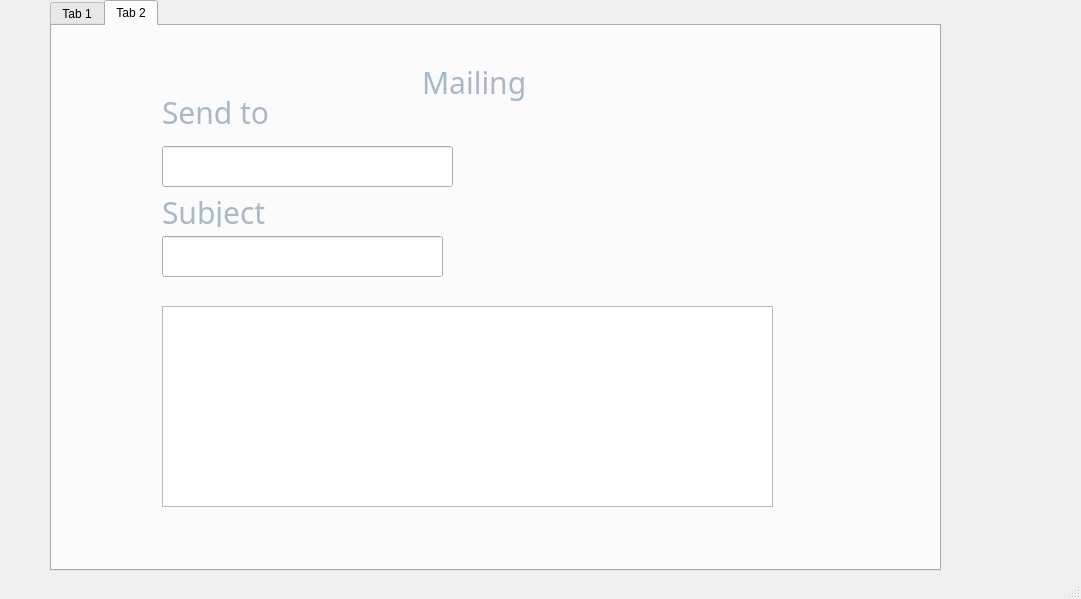
<?xml version="1.0" encoding="UTF-8"?>
<ui version="4.0">
 <class>MainWindow</class>
 <widget class="QMainWindow" name="MainWindow">
  <property name="geometry">
   <rect>
    <x>0</x>
    <y>0</y>
    <width>1081</width>
    <height>599</height>
   </rect>
  </property>
  <property name="windowTitle">
   <string>MainWindow</string>
  </property>
  <widget class="QWidget" name="centralwidget">
   <widget class="QTabWidget" name="tabWidget">
    <property name="geometry">
     <rect>
      <x>50</x>
      <y>0</y>
      <width>891</width>
      <height>571</height>
     </rect>
    </property>
    <property name="currentIndex">
     <number>1</number>
    </property>
    <widget class="QWidget" name="tab">
     <attribute name="title">
      <string>Tab 1</string>
     </attribute>
     <widget class="QFrame" name="frame_2">
      <property name="geometry">
       <rect>
        <x>-20</x>
        <y>10</y>
        <width>1101</width>
        <height>541</height>
       </rect>
      </property>
      <property name="styleSheet">
       <string notr="true">background-color:  #2471a3 ;
border-radius:15px;
</string>
      </property>
      <property name="frameShape">
       <enum>QFrame::StyledPanel</enum>
      </property>
      <property name="frameShadow">
       <enum>QFrame::Raised</enum>
      </property>
      <widget class="QTableView" name="tableView_2">
       <property name="geometry">
        <rect>
         <x>290</x>
         <y>130</y>
         <width>531</width>
         <height>291</height>
        </rect>
       </property>
       <property name="styleSheet">
        <string notr="true">background:white;</string>
       </property>
      </widget>
      <widget class="QLineEdit" name="Linenum">
       <property name="geometry">
        <rect>
         <x>20</x>
         <y>200</y>
         <width>251</width>
         <height>22</height>
        </rect>
       </property>
       <property name="styleSheet">
        <string notr="true">
border-width: 1px; border-radius: 4px;
font-size: 18px;
	border-color: rgb(58, 58, 58);
	border-style: inset;
	padding: 0 8px;
	color:  #000000 ;
	background: #d4e6f1 ;
	selection-background-color:#007b50;
	selection-color: #FFFFFF
;</string>
       </property>
       <property name="text">
        <string>num</string>
       </property>
       <property name="placeholderText">
        <string>CODE</string>
       </property>
      </widget>
      <widget class="QLineEdit" name="linenumposte">
       <property name="geometry">
        <rect>
         <x>20</x>
         <y>240</y>
         <width>251</width>
         <height>22</height>
        </rect>
       </property>
       <property name="styleSheet">
        <string notr="true">
border-width: 1px; border-radius: 4px;
font-size: 18px;
	border-color:rgb(116, 116, 116) ;
	border-style: inset;
	padding: 0 8px;
	color:  #000000 ;
	background: #d4e6f1 ;
	selection-background-color:#007b50;
	selection-color: #FFFFFF
;</string>
       </property>
       <property name="text">
        <string>numposte</string>
       </property>
       <property name="placeholderText">
        <string>NOTE_CL</string>
       </property>
      </widget>
      <widget class="QLineEdit" name="linelieu">
       <property name="geometry">
        <rect>
         <x>20</x>
         <y>290</y>
         <width>251</width>
         <height>22</height>
        </rect>
       </property>
       <property name="styleSheet">
        <string notr="true">
border-width: 1px; border-radius: 4px;
font-size: 18px;
	border-color: rgb(58, 58, 58);
	border-style: inset;
	padding: 0 8px;
	color:  #000000 ;
	background: #d4e6f1 ;
	selection-background-color:#007b50;
	selection-color: #FFFFFF
;</string>
       </property>
       <property name="text">
        <string>Lieu</string>
       </property>
       <property name="placeholderText">
        <string>NOTE_CN</string>
       </property>
      </widget>
      <widget class="QLineEdit" name="linedate">
       <property name="geometry">
        <rect>
         <x>20</x>
         <y>330</y>
         <width>251</width>
         <height>22</height>
        </rect>
       </property>
       <property name="styleSheet">
        <string notr="true">
border-width: 1px; border-radius: 4px;
font-size: 18px;
	border-color: rgb(58, 58, 58);
	border-style: inset;
	padding: 0 8px;
	color:  #000000 ;
	background: #d4e6f1 ;
	selection-background-color:#007b50;
	selection-color: #FFFFFF
;

</string>
       </property>
       <property name="text">
        <string>Date</string>
       </property>
       <property name="placeholderText">
        <string>NOTE_MOTIVATION</string>
       </property>
      </widget>
      <widget class="QLabel" name="label_3">
       <property name="geometry">
        <rect>
         <x>380</x>
         <y>20</y>
         <width>361</width>
         <height>41</height>
        </rect>
       </property>
       <property name="styleSheet">
        <string notr="true">font-family: century gothic;
font-size: 30px;
color: #a9b7c6;
text-align: center;</string>
       </property>
       <property name="text">
        <string>Gestion des rendez-vous</string>
       </property>
      </widget>
      <widget class="QPushButton" name="pushButton">
       <property name="geometry">
        <rect>
         <x>20</x>
         <y>380</y>
         <width>251</width>
         <height>31</height>
        </rect>
       </property>
       <property name="styleSheet">
        <string notr="true">#pushButton{

background-color: black;
border-radius: 4px;
	border-color: rgb(58, 58, 58);
	border-style: inset;
font-family: century gothic;
font-size: 18px;
color: #a9b7c6;
}
#pushButton:hover{
border-style: solid;
	border-top-color: transparent;
	border-right-color: transparent;
	border-left-color: transparent;
	border-bottom-color: #e67e22;
	border-bottom-width: 1px;
	border-bottom-radius: 6px;
	border-style: solid;
	color: #FFFFFF;
	padding-bottom: 2px;
	background-color: green;
}</string>
       </property>
       <property name="text">
        <string>ajouter</string>
       </property>
      </widget>
      <widget class="QPushButton" name="pushButton_2">
       <property name="geometry">
        <rect>
         <x>20</x>
         <y>460</y>
         <width>251</width>
         <height>31</height>
        </rect>
       </property>
       <property name="styleSheet">
        <string notr="true">#pushButton_2{
	background-image: url(:/new/prefix1/res/back.png);

background-color: black;
border-radius: 4px;
	border-color: rgb(58, 58, 58);
	border-style: inset;
font-family: century gothic;
font-size: 18px;
color: #a9b7c6;
}
#pushButton_2:hover{
border-style: solid;
	border-top-color: transparent;
	border-right-color: transparent;
	border-left-color: transparent;
	border-bottom-color: #e67e22;
	border-bottom-width: 1px;
	border-bottom-radius: 6px;
	border-style: solid;
	color: #FFFFFF;
	padding-bottom: 2px;
	background-color: green;
}</string>
       </property>
       <property name="text">
        <string>afficher</string>
       </property>
      </widget>
      <widget class="QPushButton" name="pushButton_3">
       <property name="geometry">
        <rect>
         <x>440</x>
         <y>100</y>
         <width>131</width>
         <height>21</height>
        </rect>
       </property>
       <property name="styleSheet">
        <string notr="true">#pushButton_3{

background-color: black;
border-radius: 4px;
	border-color: rgb(58, 58, 58);
	border-style: inset;
font-family: century gothic;
font-size: 18px;
color: #a9b7c6;
}
#pushButton_3:hover{
border-style: solid;
	border-top-color: transparent;
	border-right-color: transparent;
	border-left-color: transparent;
	border-bottom-color: #e67e22;
	border-bottom-width: 1px;
	border-bottom-radius: 6px;
	border-style: solid;
	color: #FFFFFF;
	padding-bottom: 2px;
	background-color: green;
}</string>
       </property>
       <property name="text">
        <string>chercher</string>
       </property>
      </widget>
      <widget class="QPushButton" name="pushButton_4">
       <property name="geometry">
        <rect>
         <x>290</x>
         <y>460</y>
         <width>171</width>
         <height>21</height>
        </rect>
       </property>
       <property name="styleSheet">
        <string notr="true">#pushButton_4{

background-color: black
;
border-radius: 4px;
	border-color: rgb(58, 58, 58);
	border-style: inset;
font-family: century gothic;
font-size: 18px;
color: #a9b7c6;
}
#pushButton_4:hover{
border-style: solid;
	border-top-color: transparent;
	border-right-color: transparent;
	border-left-color: transparent;
	border-bottom-color: #e67e22;
	border-bottom-width: 1px;
	border-bottom-radius: 6px;
	border-style: solid;
	color: #FFFFFF;
	padding-bottom: 2px;
	background-color: green;
}</string>
       </property>
       <property name="text">
        <string>trier</string>
       </property>
      </widget>
      <widget class="QPushButton" name="pushButton_5">
       <property name="geometry">
        <rect>
         <x>290</x>
         <y>430</y>
         <width>171</width>
         <height>21</height>
        </rect>
       </property>
       <property name="styleSheet">
        <string notr="true">#pushButton_5{

background-color: black;
border-radius: 4px;
	border-color: rgb(58, 58, 58);
	border-style: inset;
font-family: century gothic;
font-size: 18px;
color: #a9b7c6;
}
#pushButton_5:hover{
border-style: solid;
	border-top-color: transparent;
	border-right-color: transparent;
	border-left-color: transparent;
	border-bottom-color: #e67e22;
	border-bottom-width: 1px;
	border-bottom-radius: 6px;
	border-style: solid;
	color: #FFFFFF;
	padding-bottom: 2px;
	background-color: green;
}</string>
       </property>
       <property name="text">
        <string>Envoyer un Mail</string>
       </property>
      </widget>
      <widget class="QLineEdit" name="lineEdit_12">
       <property name="geometry">
        <rect>
         <x>580</x>
         <y>100</y>
         <width>151</width>
         <height>21</height>
        </rect>
       </property>
       <property name="styleSheet">
        <string notr="true">
border-width: 1px; border-radius: 4px;
font-size: 18px;
	border-color: rgb(58, 58, 58);
	border-style: inset;
	padding: 0 8px;
	color:  #000000 ;
	background: #d4e6f1 ;
	selection-background-color:#007b50;
	selection-color: #FFFFFF
;</string>
       </property>
       <property name="text">
        <string>Entrer le Num</string>
       </property>
       <property name="placeholderText">
        <string>ENTER LE CODE</string>
       </property>
      </widget>
      <widget class="QPushButton" name="pushButton_6">
       <property name="geometry">
        <rect>
         <x>290</x>
         <y>100</y>
         <width>141</width>
         <height>21</height>
        </rect>
       </property>
       <property name="styleSheet">
        <string notr="true">#pushButton_6{

background-color: black;
border-radius: 4px;
	border-color: rgb(58, 58, 58);
	border-style: inset;
font-family: century gothic;
font-size: 18px;
color: #a9b7c6;
}
#pushButton_6:hover{
border-style: solid;
	border-top-color: transparent;
	border-right-color: transparent;
	border-left-color: transparent;
	border-bottom-color: #e67e22;
	border-bottom-width: 1px;
	border-bottom-radius: 6px;
	border-style: solid;
	color: #FFFFFF;
	padding-bottom: 2px;
	background-color: green;
}</string>
       </property>
       <property name="text">
        <string>supprimer</string>
       </property>
      </widget>
      <widget class="QPushButton" name="pushButton_7">
       <property name="geometry">
        <rect>
         <x>20</x>
         <y>420</y>
         <width>251</width>
         <height>31</height>
        </rect>
       </property>
       <property name="styleSheet">
        <string notr="true">#pushButton_7{

background-color: black;
border-radius: 4px;
	border-color: rgb(58, 58, 58);
	border-style: inset;
font-family: century gothic;
font-size: 18px;
color: #a9b7c6;
}
#pushButton_7:hover{
border-style: solid;
	border-top-color: transparent;
	border-right-color: transparent;
	border-left-color: transparent;
	border-bottom-color: #e67e22;
	border-bottom-width: 1px;
	border-bottom-radius: 6px;
	border-style: solid;
	color: #FFFFFF;
	padding-bottom: 2px;
	background-color: green;
}</string>
       </property>
       <property name="text">
        <string>modifer</string>
       </property>
      </widget>
      <widget class="QPushButton" name="pushButton_16">
       <property name="geometry">
        <rect>
         <x>470</x>
         <y>430</y>
         <width>171</width>
         <height>21</height>
        </rect>
       </property>
       <property name="styleSheet">
        <string notr="true">#pushButton_8{

background-color: black;
border-radius: 4px;
	border-color: rgb(58, 58, 58);
	border-style: inset;
font-family: century gothic;
font-size: 18px;
color: #a9b7c6;
}
#pushButton_8:hover{
border-style: solid;
	border-top-color: transparent;
	border-right-color: transparent;
	border-left-color: transparent;
	border-bottom-color: #e67e22;
	border-bottom-width: 1px;
	border-bottom-radius: 6px;
	border-style: solid;
	color: #FFFFFF;
	padding-bottom: 2px;
	background-color: green;
}</string>
       </property>
       <property name="text">
        <string>Imprimer le pass</string>
       </property>
      </widget>
      <widget class="QLabel" name="label_4">
       <property name="geometry">
        <rect>
         <x>0</x>
         <y>0</y>
         <width>261</width>
         <height>201</height>
        </rect>
       </property>
       <property name="styleSheet">
        <string notr="true">border-right-color: rgb(0, 170, 255);</string>
       </property>
       <property name="text">
        <string/>
       </property>
       <property name="pixmap">
        <pixmap>../../picto-bleu-v2-01 (1).png</pixmap>
       </property>
      </widget>
      <widget class="QComboBox" name="combo">
       <property name="geometry">
        <rect>
         <x>740</x>
         <y>100</y>
         <width>111</width>
         <height>21</height>
        </rect>
       </property>
       <property name="styleSheet">
        <string notr="true">background-color: rgb(255, 255, 255);</string>
       </property>
      </widget>
      <widget class="QComboBox" name="comboBox_4">
       <property name="geometry">
        <rect>
         <x>470</x>
         <y>460</y>
         <width>171</width>
         <height>21</height>
        </rect>
       </property>
      </widget>
      <widget class="QLabel" name="label">
       <property name="geometry">
        <rect>
         <x>20</x>
         <y>-80</y>
         <width>1071</width>
         <height>591</height>
        </rect>
       </property>
       <property name="text">
        <string/>
       </property>
       <property name="pixmap">
        <pixmap resource="res.qrc">:/new/prefix1/res/back.png</pixmap>
       </property>
      </widget>
      <zorder>label</zorder>
      <zorder>tableView_2</zorder>
      <zorder>linenumposte</zorder>
      <zorder>linelieu</zorder>
      <zorder>linedate</zorder>
      <zorder>label_3</zorder>
      <zorder>pushButton</zorder>
      <zorder>pushButton_2</zorder>
      <zorder>pushButton_3</zorder>
      <zorder>pushButton_4</zorder>
      <zorder>pushButton_5</zorder>
      <zorder>lineEdit_12</zorder>
      <zorder>pushButton_6</zorder>
      <zorder>pushButton_7</zorder>
      <zorder>pushButton_16</zorder>
      <zorder>combo</zorder>
      <zorder>comboBox_4</zorder>
      <zorder>Linenum</zorder>
      <zorder>label_4</zorder>
     </widget>
    </widget>
    <widget class="QWidget" name="tab_2">
     <attribute name="title">
      <string>Tab 2</string>
     </attribute>
     <widget class="QLabel" name="label_2">
      <property name="geometry">
       <rect>
        <x>10</x>
        <y>-60</y>
        <width>1201</width>
        <height>641</height>
       </rect>
      </property>
      <property name="text">
       <string/>
      </property>
      <property name="pixmap">
       <pixmap resource="res.qrc">:/new/prefix1/res/back.png</pixmap>
      </property>
     </widget>
     <widget class="QTextEdit" name="textEdit">
      <property name="geometry">
       <rect>
        <x>110</x>
        <y>280</y>
        <width>611</width>
        <height>201</height>
       </rect>
      </property>
     </widget>
     <widget class="QLabel" name="label_5">
      <property name="geometry">
       <rect>
        <x>370</x>
        <y>20</y>
        <width>361</width>
        <height>71</height>
       </rect>
      </property>
      <property name="styleSheet">
       <string notr="true">font-family: century gothic;
font-size: 30px;
color: #a9b7c6;
text-align: center;</string>
      </property>
      <property name="text">
       <string>Mailing</string>
      </property>
     </widget>
     <widget class="QLabel" name="label_6">
      <property name="geometry">
       <rect>
        <x>130</x>
        <y>150</y>
        <width>47</width>
        <height>13</height>
       </rect>
      </property>
      <property name="text">
       <string/>
      </property>
     </widget>
     <widget class="QLabel" name="label_7">
      <property name="geometry">
       <rect>
        <x>110</x>
        <y>70</y>
        <width>161</width>
        <height>31</height>
       </rect>
      </property>
      <property name="styleSheet">
       <string notr="true">font-family: century gothic;
font: 6pt &quot;MS Shell Dlg 2&quot;;
font-size: 30px;
color: #a9b7c6;
text-align: center;</string>
      </property>
      <property name="text">
       <string>Send to</string>
      </property>
     </widget>
     <widget class="QLabel" name="label_8">
      <property name="geometry">
       <rect>
        <x>110</x>
        <y>170</y>
        <width>121</width>
        <height>31</height>
       </rect>
      </property>
      <property name="styleSheet">
       <string notr="true">font-family: century gothic;
font-size: 30px;
color: #a9b7c6;
text-align: center;</string>
      </property>
      <property name="text">
       <string>Subject</string>
      </property>
     </widget>
     <widget class="QLineEdit" name="lineEdit_14">
      <property name="geometry">
       <rect>
        <x>110</x>
        <y>120</y>
        <width>291</width>
        <height>41</height>
       </rect>
      </property>
     </widget>
     <widget class="QLineEdit" name="lineEdit_13">
      <property name="geometry">
       <rect>
        <x>110</x>
        <y>210</y>
        <width>281</width>
        <height>41</height>
       </rect>
      </property>
     </widget>
    </widget>
   </widget>
  </widget>
  <widget class="QMenuBar" name="menubar">
   <property name="geometry">
    <rect>
     <x>0</x>
     <y>0</y>
     <width>1081</width>
     <height>20</height>
    </rect>
   </property>
  </widget>
  <widget class="QStatusBar" name="statusbar"/>
 </widget>
 <resources>
  <include location="res.qrc"/>
 </resources>
 <connections/>
</ui>
